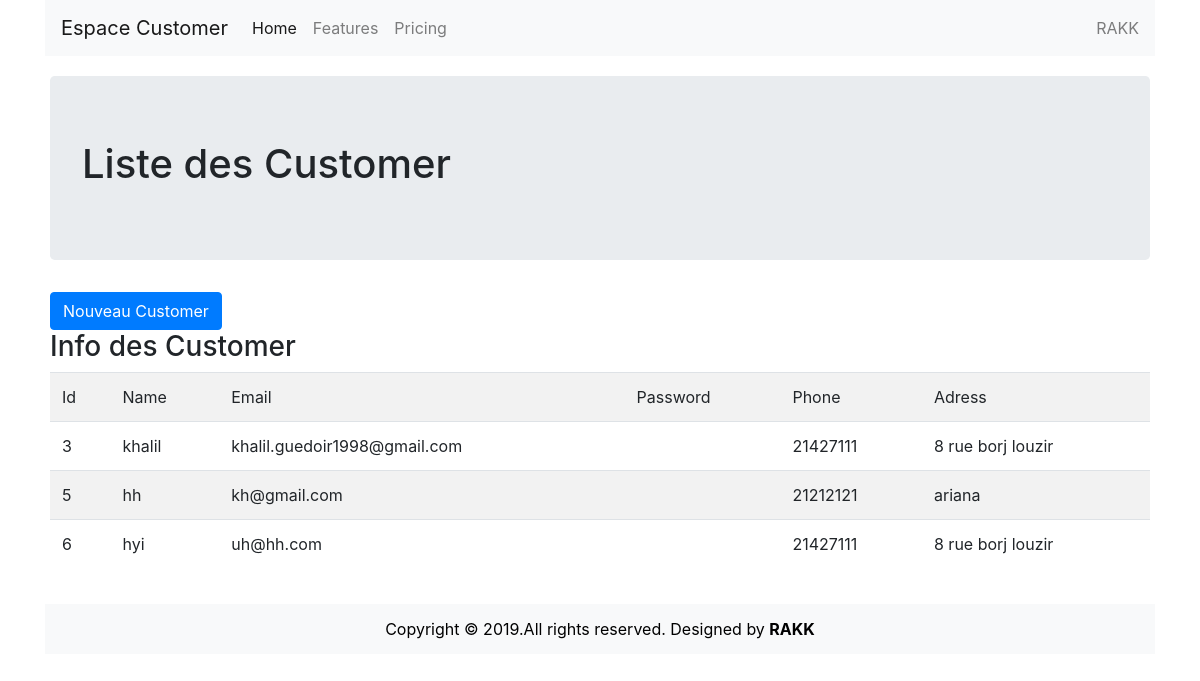
/aff.PHP, run on the app's committed database.
### tables this page shows
CREATE TABLE `client` (
  `cid` int(11) NOT NULL,
  `nom` varchar(30) NOT NULL,
  `email` varchar(30) NOT NULL,
  `pwd` varchar(30) NOT NULL,
  `telephone` int(11) NOT NULL,
  `adresse` text NOT NULL
);

### aff.PHP (the view, shortened to what this page needs)
<!DOCTYPE html>
<html lang="en">
<head>
    <link rel="stylesheet" href="https://stackpath.bootstrapcdn.com/bootstrap/4.3.1/css/bootstrap.min.css">
    <link rel="stylesheet" href="https://use.fontawesome.com/releases/v5.11.2/css/all.css">
    <link rel="stylesheet" href="http://cdnjs.cloudflare.com/ajax/libs/font-awesome/4.6.3/css/font-awesome.min.css">
    <link rel="stylesheet" href="css/style.css">
</head>
<body>
<?php
include 'nav.php';
?>
</div>
<div class="container" style="padding: 20px;">
<div class="jumbotron">
    <h1>Liste des Customer</h1>
</div>
<a class="btn btn-primary" href="create.php">Nouveau Customer</a>
<br>
<table class="table table-striped">
    <h3>Info des Customer</h3>
 <tr>
    <td>Id</td>
    <td>Name</td>
    <td>Email</td>
    <td>Password</td>
    <td>Phone</td>
    <td>Adress</td>
   </tr>
   <?php
   include 'dbcnx.php';
   $reponse = $cnx->query('SELECT * FROM `client`');
   while ($donnees = $reponse->fetch())
      {
          echo '<tr>';
          echo '<td>'.$donnees['cid'].'</td>';
          echo '<td>'.$donnees['nom'].'</td>';
          echo '<td>'.$donnees['email'].'</td>';
          echo '<td><p hidden>'.$donnees['pwd'].'</p></td>';
          echo '<td>'.$donnees['telephone'].'</td>';
          echo '<td>'.$donnees['adresse'].'</td> ';
          echo '</tr>';
      }
  ?>
</table>
</div>
</body>
<?php
include 'footer.php';
?>
</html>

### nav.php
<div class="container">
<nav class="navbar navbar-expand-lg navbar-light bg-light" id="nav">
  <a class="navbar-brand" href="index.php">Espace Customer</a>
  <div class="collapse navbar-collapse" id="navbarText">
    <ul class="navbar-nav mr-auto">
      <li class="nav-item active">
        <a class="nav-link" href="#">Home <span class="sr-only">(current)</span></a>
      </li>
      <li class="nav-item">
        <a class="nav-link" href="#">Features</a>
      </li>
      <li class="nav-item">
        <a class="nav-link" href="#">Pricing</a>
      </li>
    </ul>
    <span class="navbar-text">
    RAKK
        </span>
  </div>
</nav>

### footer.php
<div class="container">
<footer>
        <span>Copyright © 2019.All rights reserved. Designed by <b>RAKK</b></span>
    </footer>
</div>

### css/style.css (style rules this page uses)
footer { height: 50px; line-height: 50px; width: 100%; background-color: #F8F9FA; color: #000; float: left; text-align: center; }

### data on the page
client: cid "3", nom "khalil", email "khalil.guedoir1998@gmail.com", telephone "21427111", adresse "8 rue borj louzir"
client: cid "5", nom "hh", email "kh@gmail.com", telephone "21212121", adresse "ariana"
client: cid "6", nom "hyi", email "uh@hh.com", telephone "21427111", adresse "8 rue borj louzir"
